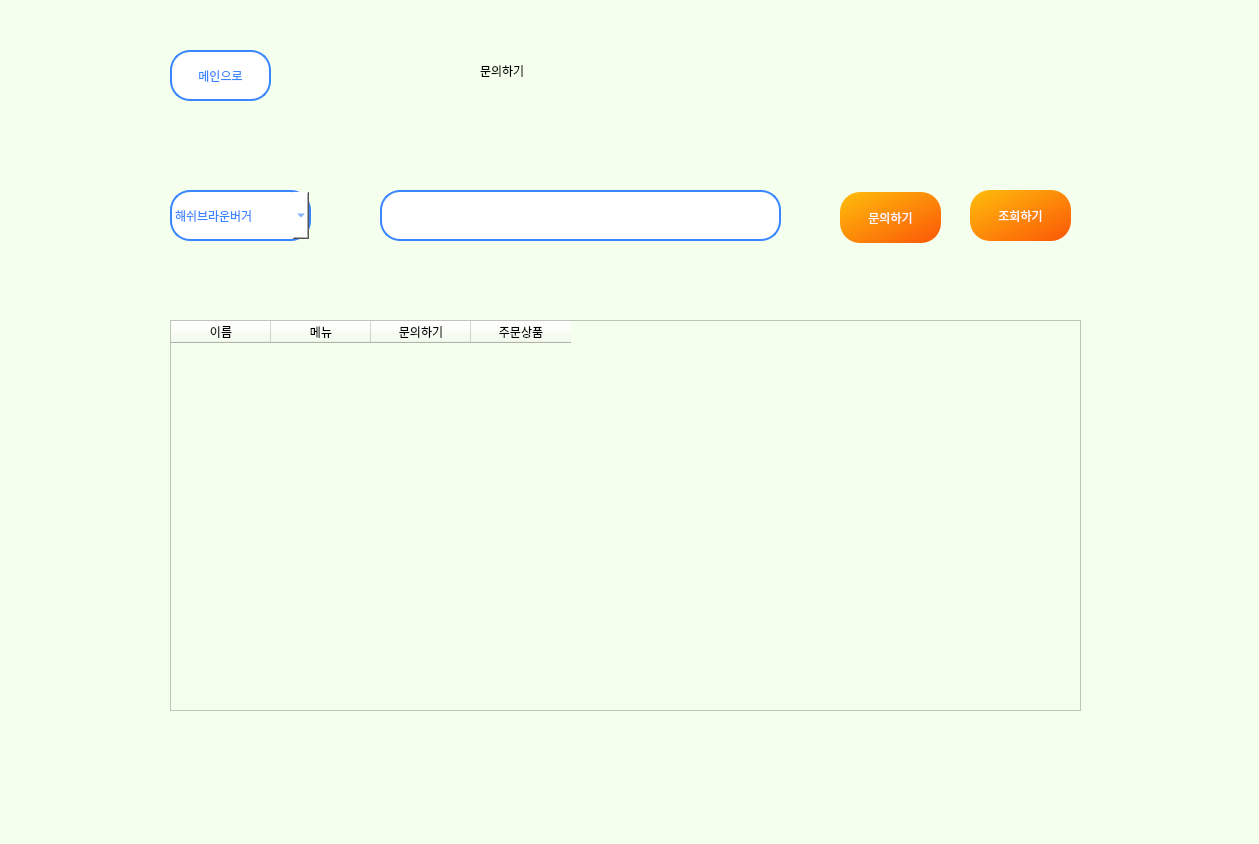
<?xml version="1.0" encoding="UTF-8"?>
<ui version="4.0">
 <class>Form</class>
 <widget class="QWidget" name="Form">
  <property name="geometry">
   <rect>
    <x>0</x>
    <y>0</y>
    <width>1259</width>
    <height>844</height>
   </rect>
  </property>
  <property name="windowTitle">
   <string>Form</string>
  </property>
  <property name="styleSheet">
   <string notr="true">background-color: rgb(194, 255, 184);
background-color: rgb(244, 255, 237);</string>
  </property>
  <widget class="QComboBox" name="combo_menu">
   <property name="geometry">
    <rect>
     <x>170</x>
     <y>190</y>
     <width>141</width>
     <height>51</height>
    </rect>
   </property>
   <property name="styleSheet">
    <string notr="true">color: rgb(58, 134, 255);
	background-color: white;
	border: 2px solid rgb(58, 134, 255);
	border-radius: 20px;</string>
   </property>
   <item>
    <property name="text">
     <string>해쉬브라운버거</string>
    </property>
   </item>
   <item>
    <property name="text">
     <string>와퍼</string>
    </property>
   </item>
   <item>
    <property name="text">
     <string>빅맥</string>
    </property>
   </item>
   <item>
    <property name="text">
     <string>새우버거</string>
    </property>
   </item>
   <item>
    <property name="text">
     <string>치킨버거</string>
    </property>
   </item>
   <item>
    <property name="text">
     <string>해쉬브라운</string>
    </property>
   </item>
   <item>
    <property name="text">
     <string>감자튀김</string>
    </property>
   </item>
   <item>
    <property name="text">
     <string>스프라이트</string>
    </property>
   </item>
   <item>
    <property name="text">
     <string>해쉬브라운버거세트</string>
    </property>
   </item>
   <item>
    <property name="text">
     <string>와퍼세트</string>
    </property>
   </item>
   <item>
    <property name="text">
     <string>빅맥세트</string>
    </property>
   </item>
   <item>
    <property name="text">
     <string>새우버거세트</string>
    </property>
   </item>
   <item>
    <property name="text">
     <string>치킨버거세트</string>
    </property>
   </item>
   <item>
    <property name="text">
     <string>콜라</string>
    </property>
   </item>
  </widget>
  <widget class="QLineEdit" name="liner">
   <property name="geometry">
    <rect>
     <x>380</x>
     <y>190</y>
     <width>401</width>
     <height>51</height>
    </rect>
   </property>
   <property name="styleSheet">
    <string notr="true">color: rgb(58, 134, 255);
	background-color: white;
	border: 2px solid rgb(58, 134, 255);
	border-radius: 20px;</string>
   </property>
  </widget>
  <widget class="QPushButton" name="qu_btn">
   <property name="geometry">
    <rect>
     <x>840</x>
     <y>192</y>
     <width>101</width>
     <height>51</height>
    </rect>
   </property>
   <property name="styleSheet">
    <string notr="true">color: white;
	background-color: qlineargradient(spread:pad, x1:0, y1:0, x2:1, y2:1, stop:0 rgba(255, 190, 11, 255), stop:1 rgba(251, 86, 7, 255));
	border-radius: 20px;</string>
   </property>
   <property name="text">
    <string>문의하기</string>
   </property>
  </widget>
  <widget class="QPushButton" name="search_btn">
   <property name="geometry">
    <rect>
     <x>970</x>
     <y>190</y>
     <width>101</width>
     <height>51</height>
    </rect>
   </property>
   <property name="styleSheet">
    <string notr="true">color: white;
	background-color: qlineargradient(spread:pad, x1:0, y1:0, x2:1, y2:1, stop:0 rgba(255, 190, 11, 255), stop:1 rgba(251, 86, 7, 255));
	border-radius: 20px;</string>
   </property>
   <property name="text">
    <string>조회하기</string>
   </property>
  </widget>
  <widget class="QTableWidget" name="table">
   <property name="geometry">
    <rect>
     <x>170</x>
     <y>320</y>
     <width>911</width>
     <height>391</height>
    </rect>
   </property>
   <column>
    <property name="text">
     <string>이름</string>
    </property>
   </column>
   <column>
    <property name="text">
     <string>메뉴</string>
    </property>
   </column>
   <column>
    <property name="text">
     <string>문의하기</string>
    </property>
   </column>
   <column>
    <property name="text">
     <string>주문상품</string>
    </property>
   </column>
  </widget>
  <widget class="QLabel" name="label">
   <property name="geometry">
    <rect>
     <x>480</x>
     <y>60</y>
     <width>241</width>
     <height>21</height>
    </rect>
   </property>
   <property name="text">
    <string>문의하기</string>
   </property>
  </widget>
  <widget class="QPushButton" name="main_btn">
   <property name="geometry">
    <rect>
     <x>170</x>
     <y>50</y>
     <width>101</width>
     <height>51</height>
    </rect>
   </property>
   <property name="styleSheet">
    <string notr="true">color: rgb(58, 134, 255);
	background-color: white;
	border: 2px solid rgb(58, 134, 255);
	border-radius: 20px;</string>
   </property>
   <property name="text">
    <string>메인으로</string>
   </property>
  </widget>
 </widget>
 <resources/>
 <connections/>
</ui>
